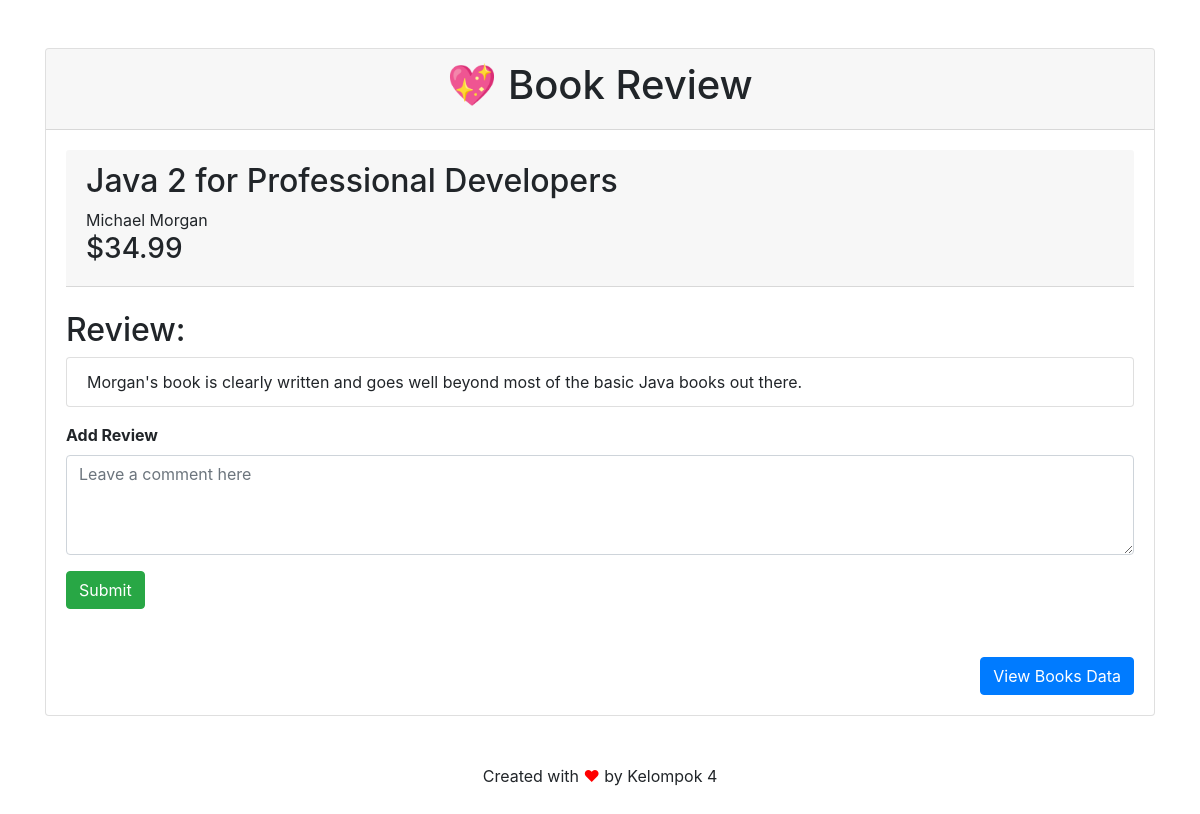
Screenshot of /book_detail.php?id=0-672-31697-8 (signed in) with the database file from the repository.
### tables this page shows
CREATE TABLE `books` (
  `isbn` varchar(13) NOT NULL,
  `author` varchar(50) DEFAULT NULL,
  `title` varchar(100) DEFAULT NULL,
  `price` float(4,2) DEFAULT NULL,
  `categoryid` int(11) NOT NULL
);

CREATE TABLE `book_reviews` (
  `isbn` char(13) NOT NULL,
  `review` text DEFAULT NULL
);

### book_detail.php (the view, shortened to what this page needs)
<!DOCTYPE html>
<html>
<head>
    <link href="https://maxcdn.bootstrapcdn.com/bootstrap/4.5.2/css/bootstrap.min.css" rel="stylesheet">
</head>
<body>
    <div class="container mt-5">
        <div class="card">
            <div class="card-header">
                <h1 class="text-center">💖 Book Review</h1>
            </div>
            <div class="card-body">
                <?php
                require_once('./lib/db_login.php');
                $isbn = $_GET['id'];
                $query = "SELECT * FROM books WHERE isbn = '$isbn'";
                $result = $db->query($query);
                if ($result->num_rows > 0) {
                    $row = $result->fetch_assoc();
                    $isbn = $row['isbn'];
                    $title = $row['title'];
                    $author = $row['author'];
                    $price = $row['price'];
                } else {
                    echo "Buku tidak ditemukan.";
                    exit;
                }
                ?>
                <div class="card-header">
                    <div>
                        <div class="book-title"><h2><?php echo $title; ?></h2></div>
                        <div class="book-author"><?php echo $author; ?></div>
                    </div>
                    <div class="book-price"><h3>$<?php echo $price; ?></h3></div>
                </div>
                <div class="review-section">
                    <h2 class="mt-4">Review:</h2>
                    <?php
                    $query_reviews = "SELECT * FROM book_reviews WHERE isbn = '$isbn'";
                    $reviews_result = $db->query($query_reviews);
                    if ($reviews_result->num_rows > 0) {
                        while ($review = $reviews_result->fetch_assoc()) {
                            $review_text = $review['review'];
                            ?>
                            <div class="review-card">
                                <ul class="list-group">
                                    <li class="list-group-item d-flex justify-content-between align-items-center">
                                        <?php echo $review_text; ?>
                                    </li>
                                </ul>
                            </div>
                            <?php
                        }
                    } else {
                        echo "<p>Belum ada review untuk buku ini.</p>";
                    }
                    ?>
                </div>
                <div class="">
                    <form action="add_review.php" method="post" class="mt-3">
                        <div class="form-floating">
                            <label for="review"><strong>Add Review</strong></label>
                            <textarea class="form-control" placeholder="Leave a comment here" name="review_text" id="floatingTextarea2" style="height: 100px"></textarea>
                        </div>
                        <button type="submit" class="btn btn-success add-review-button mt-3">Submit</button>
                    </form>
                </div>
                <div class="d-flex justify-content-end mt-5">
                    <a class="btn btn-primary" href="view_books.php">View Books Data</a>
                </div>
            </div>
        </div>
    </div>
    <br>
    <br>
    <p class="text-center mb-3">Created with <span style="color: #ff0000">&#9829;</span> by Kelompok 4</p>
    <br>
</body>
</html>

### rows the page displays
books: title "Java 2 for Professional Developers", author "Michael Morgan", price "34.99"
book_reviews: review "Morgan's book is clearly written and goes well beyond most of the basic Java books out there."
